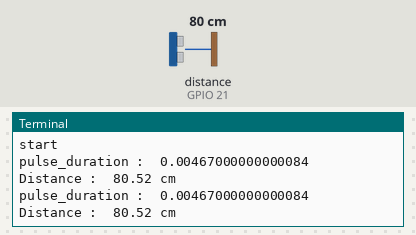
A program run on a simulated Raspberry Pi (BCM pin numbers). Parts: the last lines printed to the terminal. The test bench sets the inputs (shaded band); at power-on: distance to the obstacle (sensor on GPIO 21) 80 cm. The echo pulse lasts 58.3 µs per cm.

Above: at 1.2 s.
1.3 s: distance to the obstacle (sensor on GPIO 21) set to 2 cm
At 1.9 s:
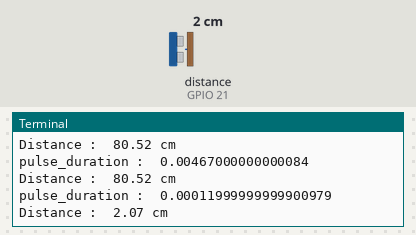
2.8 s: distance to the obstacle (sensor on GPIO 21) set to 4 cm
At 3.4 s:
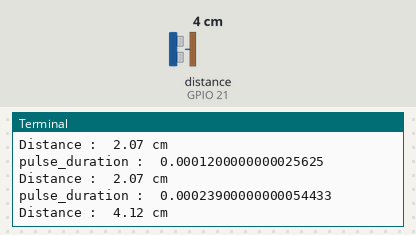
Timing chart, 0 to 5.8 s (numbered marks = the images above; inputs shaded):
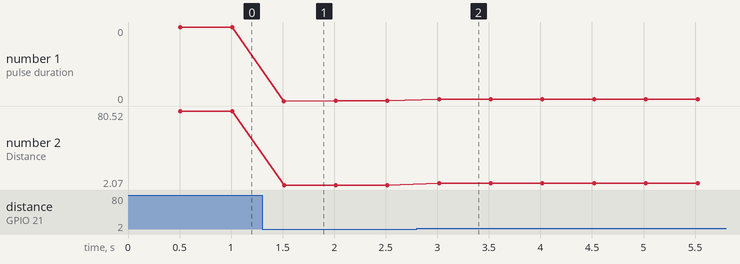

Measured:
- after the input at 1.3 s, the terminal: prints a new line after 0.21 s (image 1)
- after the input at 2.8 s, the terminal: prints a new line after 0.22 s (image 2)
- plotted number 1: 0 → 0 after the input at 1.3 s, 0 → 0 after the input at 2.8 s
- plotted number 2: 80.52 → 2.07 after the input at 1.3 s, 2.07 → 4.12 after the input at 2.8 s

The program:

UltraSensor.py
```python
import RPi.GPIO as gpio
import time

trig = 20
echo = 21
print ("start")

gpio.setmode(gpio.BCM)
gpio.setup(trig, gpio.OUT)
gpio.setup(echo, gpio.IN)

try :
    while True :
        gpio.output (trig, False)
        time.sleep(0.5)
        gpio.output (trig, True)
        time.sleep(0.00001)
        gpio.output(trig, False)

        while gpio.input(echo) == 0:
            pulse_start = time.clock()
        while gpio.input(echo) == 1:
            pulse_end = time.clock()

        pulse_duration = pulse_end - pulse_start
        print ("pulse_duration : " , pulse_duration)


        distance = pulse_duration * 17241
        distance = round(distance, 2)
        print ("Distance : " , distance, "cm")

except:
    gpio.cleanup()
```
